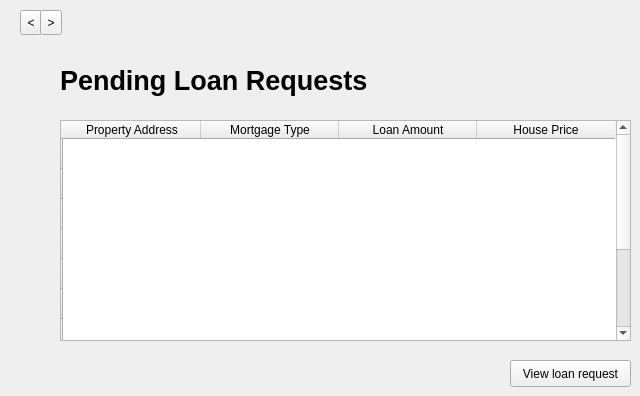
  <widget class="QWidget" name="pending_loan_request_page1">
   <widget class="QLabel" name="fiplr1_pending_loan_requests_label">
    <property name="geometry">
     <rect>
      <x>60</x>
      <y>60</y>
      <width>401</width>
      <height>41</height>
     </rect>
    </property>
    <property name="font">
     <font>
      <pointsize>20</pointsize>
      <weight>75</weight>
      <bold>true</bold>
     </font>
    </property>
    <property name="text">
     <string>Pending Loan Requests</string>
    </property>
   </widget>
   <widget class="QPushButton" name="fiplr1_view_loan_request_pushbutton">
    <property name="geometry">
     <rect>
      <x>510</x>
      <y>360</y>
      <width>121</width>
      <height>27</height>
     </rect>
    </property>
    <property name="text">
     <string>View loan request</string>
    </property>
   </widget>
   <widget class="QTableWidget" name="fiplr1_loan_requests_table">
    <property name="enabled">
     <bool>true</bool>
    </property>
    <property name="geometry">
     <rect>
      <x>60</x>
      <y>120</y>
      <width>571</width>
      <height>221</height>
     </rect>
    </property>
    <property name="maximumSize">
     <size>
      <width>571</width>
      <height>16777215</height>
     </size>
    </property>
    <property name="toolTip">
     <string>&lt;html&gt;&lt;head/&gt;&lt;body&gt;&lt;p&gt;&lt;br/&gt;&lt;/p&gt;&lt;/body&gt;&lt;/html&gt;</string>
    </property>
    <property name="editTriggers">
     <set>QAbstractItemView::NoEditTriggers</set>
    </property>
    <property name="dragEnabled">
     <bool>false</bool>
    </property>
    <property name="selectionBehavior">
     <enum>QAbstractItemView::SelectRows</enum>
    </property>
    <property name="showGrid">
     <bool>false</bool>
    </property>
    <property name="wordWrap">
     <bool>false</bool>
    </property>
    <attribute name="horizontalHeaderDefaultSectionSize">
     <number>138</number>
    </attribute>
    <attribute name="verticalHeaderDefaultSectionSize">
     <number>30</number>
    </attribute>
    <row>
     <property name="text">
      <string/>
     </property>
    </row>
    <row>
     <property name="text">
      <string/>
     </property>
    </row>
    <row>
     <property name="text">
      <string/>
     </property>
    </row>
    <row>
     <property name="text">
      <string/>
     </property>
    </row>
    <row>
     <property name="text">
      <string/>
     </property>
    </row>
    <row>
     <property name="text">
      <string/>
     </property>
    </row>
    <row>
     <property name="text">
      <string/>
     </property>
    </row>
    <row>
     <property name="text">
      <string/>
     </property>
    </row>
    <row>
     <property name="text">
      <string/>
     </property>
    </row>
    <row>
     <property name="text">
      <string/>
     </property>
    </row>
    <column>
     <property name="text">
      <string>Property Address</string>
     </property>
     <property name="font">
      <font>
       <kerning>true</kerning>
      </font>
     </property>
    </column>
    <column>
     <property name="text">
      <string>Mortgage Type</string>
     </property>
    </column>
    <column>
     <property name="text">
      <string>Loan Amount</string>
     </property>
    </column>
    <column>
     <property name="text">
      <string>House Price</string>
     </property>
    </column>
    <item row="0" column="0">
     <property name="text">
      <string/>
     </property>
    </item>
    <item row="0" column="1">
     <property name="text">
      <string/>
     </property>
    </item>
    <item row="0" column="2">
     <property name="text">
      <string/>
     </property>
    </item>
    <item row="0" column="3">
     <property name="text">
      <string/>
     </property>
    </item>
   </widget>
   <widget class="QToolButton" name="prev_5">
    <property name="geometry">
     <rect>
      <x>20</x>
      <y>10</y>
      <width>22</width>
      <height>25</height>
     </rect>
    </property>
    <property name="text">
     <string>&lt;</string>
    </property>
   </widget>
   <widget class="QToolButton" name="next_5">
    <property name="geometry">
     <rect>
      <x>40</x>
      <y>10</y>
      <width>22</width>
      <height>25</height>
     </rect>
    </property>
    <property name="text">
     <string>&gt;</string>
    </property>
   </widget>
  </widget>
